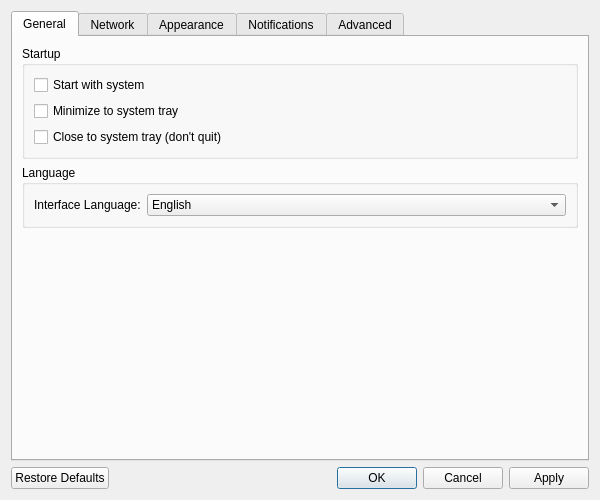
<?xml version="1.0" encoding="UTF-8"?>
<ui version="4.0">
 <class>SettingsDialog</class>
 <widget class="QDialog" name="SettingsDialog">
  <property name="geometry">
   <rect>
    <x>0</x>
    <y>0</y>
    <width>600</width>
    <height>500</height>
   </rect>
  </property>
  <property name="windowTitle">
   <string>Settings</string>
  </property>
  <layout class="QVBoxLayout" name="verticalLayout">
   <item>
    <widget class="QTabWidget" name="tabWidget">
     <property name="currentIndex">
      <number>0</number>
     </property>
     <widget class="QWidget" name="generalTab">
      <attribute name="title">
       <string>General</string>
      </attribute>
      <layout class="QVBoxLayout" name="generalLayout">
       <item>
        <widget class="QGroupBox" name="startupGroup">
         <property name="title">
          <string>Startup</string>
         </property>
         <layout class="QVBoxLayout" name="startupLayout">
          <item>
           <widget class="QCheckBox" name="startWithSystemCheck">
            <property name="text">
             <string>Start with system</string>
            </property>
           </widget>
          </item>
          <item>
           <widget class="QCheckBox" name="minimizeToTrayCheck">
            <property name="text">
             <string>Minimize to system tray</string>
            </property>
           </widget>
          </item>
          <item>
           <widget class="QCheckBox" name="closeToTrayCheck">
            <property name="text">
             <string>Close to system tray (don't quit)</string>
            </property>
           </widget>
          </item>
         </layout>
        </widget>
       </item>
       <item>
        <widget class="QGroupBox" name="languageGroup">
         <property name="title">
          <string>Language</string>
         </property>
         <layout class="QFormLayout" name="languageLayout">
          <item row="0" column="0">
           <widget class="QLabel" name="languageLabel">
            <property name="text">
             <string>Interface Language:</string>
            </property>
           </widget>
          </item>
          <item row="0" column="1">
           <widget class="QComboBox" name="languageCombo">
            <item>
             <property name="text">
              <string>English</string>
             </property>
            </item>
            <item>
             <property name="text">
              <string>Italiano</string>
             </property>
            </item>
           </widget>
          </item>
         </layout>
        </widget>
       </item>
       <item>
        <spacer name="generalSpacer">
         <property name="orientation">
          <enum>Qt::Vertical</enum>
         </property>
         <property name="sizeHint" stdset="0">
          <size>
           <width>20</width>
           <height>40</height>
          </size>
         </property>
        </spacer>
       </item>
      </layout>
     </widget>
     <widget class="QWidget" name="networkTab">
      <attribute name="title">
       <string>Network</string>
      </attribute>
      <layout class="QVBoxLayout" name="networkLayout">
       <item>
        <widget class="QGroupBox" name="scanDefaultsGroup">
         <property name="title">
          <string>Scan Defaults</string>
         </property>
         <layout class="QFormLayout" name="scanDefaultsLayout">
          <item row="0" column="0">
           <widget class="QLabel" name="timeoutLabel">
            <property name="text">
             <string>Timeout:</string>
            </property>
           </widget>
          </item>
          <item row="0" column="1">
           <widget class="QSpinBox" name="timeoutSpin">
            <property name="suffix">
             <string> ms</string>
            </property>
            <property name="minimum">
             <number>100</number>
            </property>
            <property name="maximum">
             <number>10000</number>
            </property>
            <property name="value">
             <number>1000</number>
            </property>
           </widget>
          </item>
          <item row="1" column="0">
           <widget class="QLabel" name="threadsLabel">
            <property name="text">
             <string>Max Threads:</string>
            </property>
           </widget>
          </item>
          <item row="1" column="1">
           <widget class="QSpinBox" name="threadsSpin">
            <property name="minimum">
             <number>1</number>
            </property>
            <property name="maximum">
             <number>64</number>
            </property>
            <property name="value">
             <number>8</number>
            </property>
           </widget>
          </item>
          <item row="2" column="0">
           <widget class="QLabel" name="subnetLabel">
            <property name="text">
             <string>Default Subnet:</string>
            </property>
           </widget>
          </item>
          <item row="2" column="1">
           <widget class="QLineEdit" name="subnetEdit">
            <property name="placeholderText">
             <string>192.168.1.0/24</string>
            </property>
           </widget>
          </item>
         </layout>
        </widget>
       </item>
       <item>
        <widget class="QGroupBox" name="pingGroup">
         <property name="title">
          <string>Ping Settings</string>
         </property>
         <layout class="QFormLayout" name="pingLayout">
          <item row="0" column="0">
           <widget class="QLabel" name="pingCountLabel">
            <property name="text">
             <string>Ping Count:</string>
            </property>
           </widget>
          </item>
          <item row="0" column="1">
           <widget class="QSpinBox" name="pingCountSpin">
            <property name="minimum">
             <number>1</number>
            </property>
            <property name="maximum">
             <number>20</number>
            </property>
            <property name="value">
             <number>4</number>
            </property>
           </widget>
          </item>
          <item row="1" column="0">
           <widget class="QLabel" name="pingIntervalLabel">
            <property name="text">
             <string>Ping Interval:</string>
            </property>
           </widget>
          </item>
          <item row="1" column="1">
           <widget class="QSpinBox" name="pingIntervalSpin">
            <property name="suffix">
             <string> ms</string>
            </property>
            <property name="minimum">
             <number>100</number>
            </property>
            <property name="maximum">
             <number>5000</number>
            </property>
            <property name="value">
             <number>1000</number>
            </property>
           </widget>
          </item>
         </layout>
        </widget>
       </item>
       <item>
        <spacer name="networkSpacer">
         <property name="orientation">
          <enum>Qt::Vertical</enum>
         </property>
         <property name="sizeHint" stdset="0">
          <size>
           <width>20</width>
           <height>40</height>
          </size>
         </property>
        </spacer>
       </item>
      </layout>
     </widget>
     <widget class="QWidget" name="appearanceTab">
      <attribute name="title">
       <string>Appearance</string>
      </attribute>
      <layout class="QVBoxLayout" name="appearanceLayout">
       <item>
        <widget class="QGroupBox" name="themeGroup">
         <property name="title">
          <string>Theme</string>
         </property>
         <layout class="QFormLayout" name="themeLayout">
          <item row="0" column="0">
           <widget class="QLabel" name="themeLabel">
            <property name="text">
             <string>Application Theme:</string>
            </property>
           </widget>
          </item>
          <item row="0" column="1">
           <widget class="QComboBox" name="themeCombo">
            <item>
             <property name="text">
              <string>System Default</string>
             </property>
            </item>
            <item>
             <property name="text">
              <string>Light</string>
             </property>
            </item>
            <item>
             <property name="text">
              <string>Dark</string>
             </property>
            </item>
           </widget>
          </item>
         </layout>
        </widget>
       </item>
       <item>
        <widget class="QGroupBox" name="fontGroup">
         <property name="title">
          <string>Font</string>
         </property>
         <layout class="QFormLayout" name="fontLayout">
          <item row="0" column="0">
           <widget class="QLabel" name="fontSizeLabel">
            <property name="text">
             <string>Font Size:</string>
            </property>
           </widget>
          </item>
          <item row="0" column="1">
           <widget class="QSpinBox" name="fontSizeSpin">
            <property name="suffix">
             <string> pt</string>
            </property>
            <property name="minimum">
             <number>8</number>
            </property>
            <property name="maximum">
             <number>24</number>
            </property>
            <property name="value">
             <number>10</number>
            </property>
           </widget>
          </item>
         </layout>
        </widget>
       </item>
       <item>
        <spacer name="appearanceSpacer">
         <property name="orientation">
          <enum>Qt::Vertical</enum>
         </property>
         <property name="sizeHint" stdset="0">
          <size>
           <width>20</width>
           <height>40</height>
          </size>
         </property>
        </spacer>
       </item>
      </layout>
     </widget>
     <widget class="QWidget" name="notificationsTab">
      <attribute name="title">
       <string>Notifications</string>
      </attribute>
      <layout class="QVBoxLayout" name="notificationsLayout">
       <item>
        <widget class="QGroupBox" name="alertsGroup">
         <property name="title">
          <string>Alerts</string>
         </property>
         <layout class="QVBoxLayout" name="alertsLayout">
          <item>
           <widget class="QCheckBox" name="enableAlertsCheck">
            <property name="text">
             <string>Enable alerts</string>
            </property>
            <property name="checked">
             <bool>true</bool>
            </property>
           </widget>
          </item>
          <item>
           <widget class="QCheckBox" name="alertSoundCheck">
            <property name="text">
             <string>Play sound on alert</string>
            </property>
           </widget>
          </item>
          <item>
           <widget class="QCheckBox" name="systemNotificationsCheck">
            <property name="text">
             <string>Show system notifications</string>
            </property>
            <property name="checked">
             <bool>true</bool>
            </property>
           </widget>
          </item>
         </layout>
        </widget>
       </item>
       <item>
        <widget class="QGroupBox" name="thresholdsGroup">
         <property name="title">
          <string>Alert Thresholds</string>
         </property>
         <layout class="QFormLayout" name="thresholdsLayout">
          <item row="0" column="0">
           <widget class="QLabel" name="latencyThresholdLabel">
            <property name="text">
             <string>High Latency:</string>
            </property>
           </widget>
          </item>
          <item row="0" column="1">
           <widget class="QSpinBox" name="latencyThresholdSpin">
            <property name="suffix">
             <string> ms</string>
            </property>
            <property name="minimum">
             <number>50</number>
            </property>
            <property name="maximum">
             <number>5000</number>
            </property>
            <property name="value">
             <number>200</number>
            </property>
           </widget>
          </item>
          <item row="1" column="0">
           <widget class="QLabel" name="packetLossThresholdLabel">
            <property name="text">
             <string>Packet Loss:</string>
            </property>
           </widget>
          </item>
          <item row="1" column="1">
           <widget class="QSpinBox" name="packetLossThresholdSpin">
            <property name="suffix">
             <string> %</string>
            </property>
            <property name="minimum">
             <number>1</number>
            </property>
            <property name="maximum">
             <number>100</number>
            </property>
            <property name="value">
             <number>10</number>
            </property>
           </widget>
          </item>
          <item row="2" column="0">
           <widget class="QLabel" name="jitterThresholdLabel">
            <property name="text">
             <string>High Jitter:</string>
            </property>
           </widget>
          </item>
          <item row="2" column="1">
           <widget class="QSpinBox" name="jitterThresholdSpin">
            <property name="suffix">
             <string> ms</string>
            </property>
            <property name="minimum">
             <number>1</number>
            </property>
            <property name="maximum">
             <number>1000</number>
            </property>
            <property name="value">
             <number>20</number>
            </property>
           </widget>
          </item>
         </layout>
        </widget>
       </item>
       <item>
        <spacer name="notificationsSpacer">
         <property name="orientation">
          <enum>Qt::Vertical</enum>
         </property>
         <property name="sizeHint" stdset="0">
          <size>
           <width>20</width>
           <height>40</height>
          </size>
         </property>
        </spacer>
       </item>
      </layout>
     </widget>
     <widget class="QWidget" name="advancedTab">
      <attribute name="title">
       <string>Advanced</string>
      </attribute>
      <layout class="QVBoxLayout" name="advancedLayout">
       <item>
        <widget class="QGroupBox" name="databaseGroup">
         <property name="title">
          <string>Database</string>
         </property>
         <layout class="QFormLayout" name="databaseLayout">
          <item row="0" column="0">
           <widget class="QLabel" name="historyRetentionLabel">
            <property name="text">
             <string>History Retention:</string>
            </property>
           </widget>
          </item>
          <item row="0" column="1">
           <widget class="QSpinBox" name="historyRetentionSpin">
            <property name="suffix">
             <string> days</string>
            </property>
            <property name="minimum">
             <number>1</number>
            </property>
            <property name="maximum">
             <number>365</number>
            </property>
            <property name="value">
             <number>30</number>
            </property>
           </widget>
          </item>
          <item row="1" column="0">
           <widget class="QLabel" name="metricsRetentionLabel">
            <property name="text">
             <string>Metrics Retention:</string>
            </property>
           </widget>
          </item>
          <item row="1" column="1">
           <widget class="QSpinBox" name="metricsRetentionSpin">
            <property name="suffix">
             <string> days</string>
            </property>
            <property name="minimum">
             <number>1</number>
            </property>
            <property name="maximum">
             <number>365</number>
            </property>
            <property name="value">
             <number>90</number>
            </property>
           </widget>
          </item>
         </layout>
        </widget>
       </item>
       <item>
        <widget class="QGroupBox" name="loggingGroup">
         <property name="title">
          <string>Logging</string>
         </property>
         <layout class="QFormLayout" name="loggingLayout">
          <item row="0" column="0">
           <widget class="QLabel" name="logLevelLabel">
            <property name="text">
             <string>Log Level:</string>
            </property>
           </widget>
          </item>
          <item row="0" column="1">
           <widget class="QComboBox" name="logLevelCombo">
            <item>
             <property name="text">
              <string>DEBUG</string>
             </property>
            </item>
            <item>
             <property name="text">
              <string>INFO</string>
             </property>
            </item>
            <item>
             <property name="text">
              <string>WARN</string>
             </property>
            </item>
            <item>
             <property name="text">
              <string>ERROR</string>
             </property>
            </item>
           </widget>
          </item>
          <item row="1" column="0">
           <widget class="QLabel" name="logToFileLabel">
            <property name="text">
             <string>Log to File:</string>
            </property>
           </widget>
          </item>
          <item row="1" column="1">
           <widget class="QCheckBox" name="logToFileCheck">
            <property name="text">
             <string>Enable file logging</string>
            </property>
           </widget>
          </item>
         </layout>
        </widget>
       </item>
       <item>
        <spacer name="advancedSpacer">
         <property name="orientation">
          <enum>Qt::Vertical</enum>
         </property>
         <property name="sizeHint" stdset="0">
          <size>
           <width>20</width>
           <height>40</height>
          </size>
         </property>
        </spacer>
       </item>
      </layout>
     </widget>
    </widget>
   </item>
   <item>
    <layout class="QHBoxLayout" name="buttonsLayout">
     <item>
      <widget class="QPushButton" name="restoreDefaultsButton">
       <property name="text">
        <string>Restore Defaults</string>
       </property>
      </widget>
     </item>
     <item>
      <spacer name="buttonsSpacer">
       <property name="orientation">
        <enum>Qt::Horizontal</enum>
       </property>
       <property name="sizeHint" stdset="0">
        <size>
         <width>40</width>
         <height>20</height>
        </size>
       </property>
      </spacer>
     </item>
     <item>
      <widget class="QDialogButtonBox" name="buttonBox">
       <property name="standardButtons">
        <set>QDialogButtonBox::Apply|QDialogButtonBox::Cancel|QDialogButtonBox::Ok</set>
       </property>
      </widget>
     </item>
    </layout>
   </item>
  </layout>
 </widget>
 <resources/>
 <connections>
  <connection>
   <sender>buttonBox</sender>
   <signal>accepted()</signal>
   <receiver>SettingsDialog</receiver>
   <slot>accept()</slot>
   <hints>
    <hint type="sourcelabel">
     <x>450</x>
     <y>470</y>
    </hint>
    <hint type="destinationlabel">
     <x>299</x>
     <y>249</y>
    </hint>
   </hints>
  </connection>
  <connection>
   <sender>buttonBox</sender>
   <signal>rejected()</signal>
   <receiver>SettingsDialog</receiver>
   <slot>reject()</slot>
   <hints>
    <hint type="sourcelabel">
     <x>518</x>
     <y>470</y>
    </hint>
    <hint type="destinationlabel">
     <x>299</x>
     <y>249</y>
    </hint>
   </hints>
  </connection>
 </connections>
</ui>
